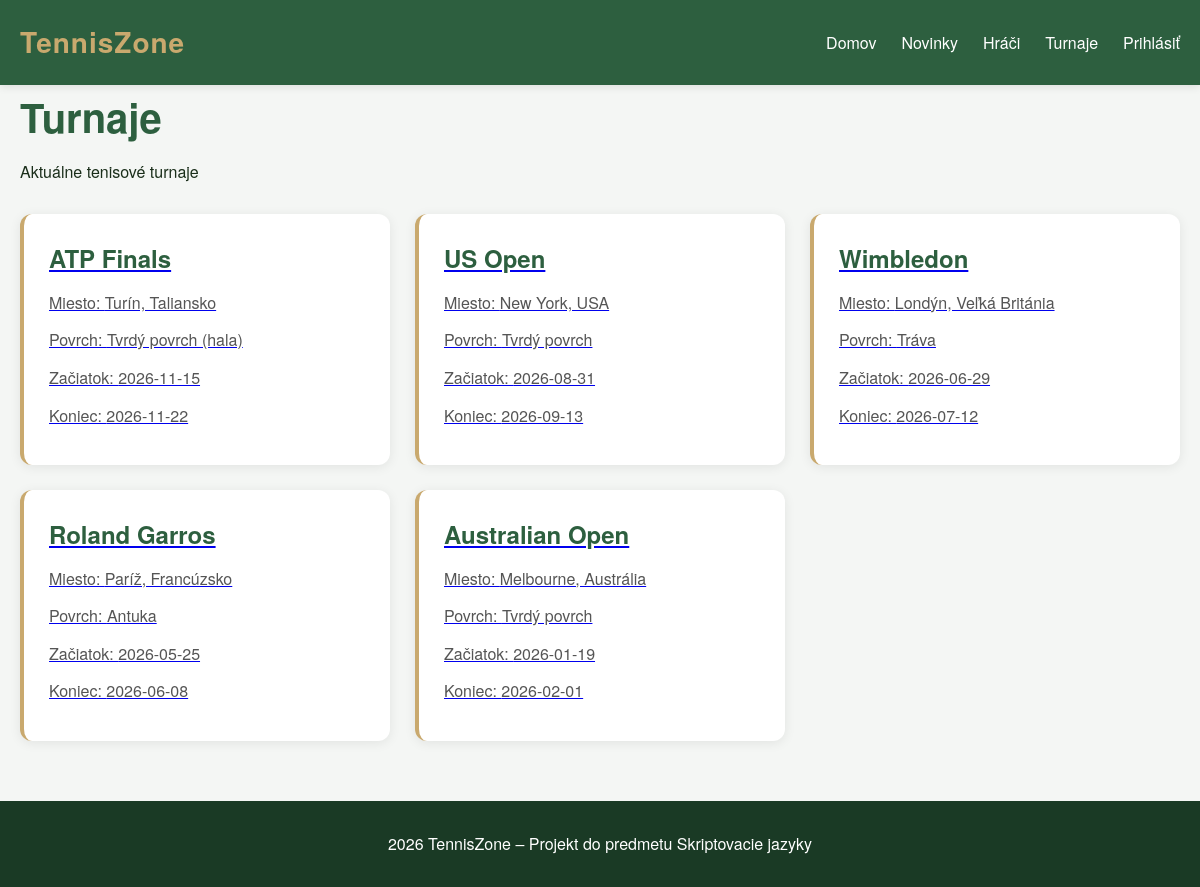
/public/templates/tournaments.php, run on an earlier commit of the app's database.
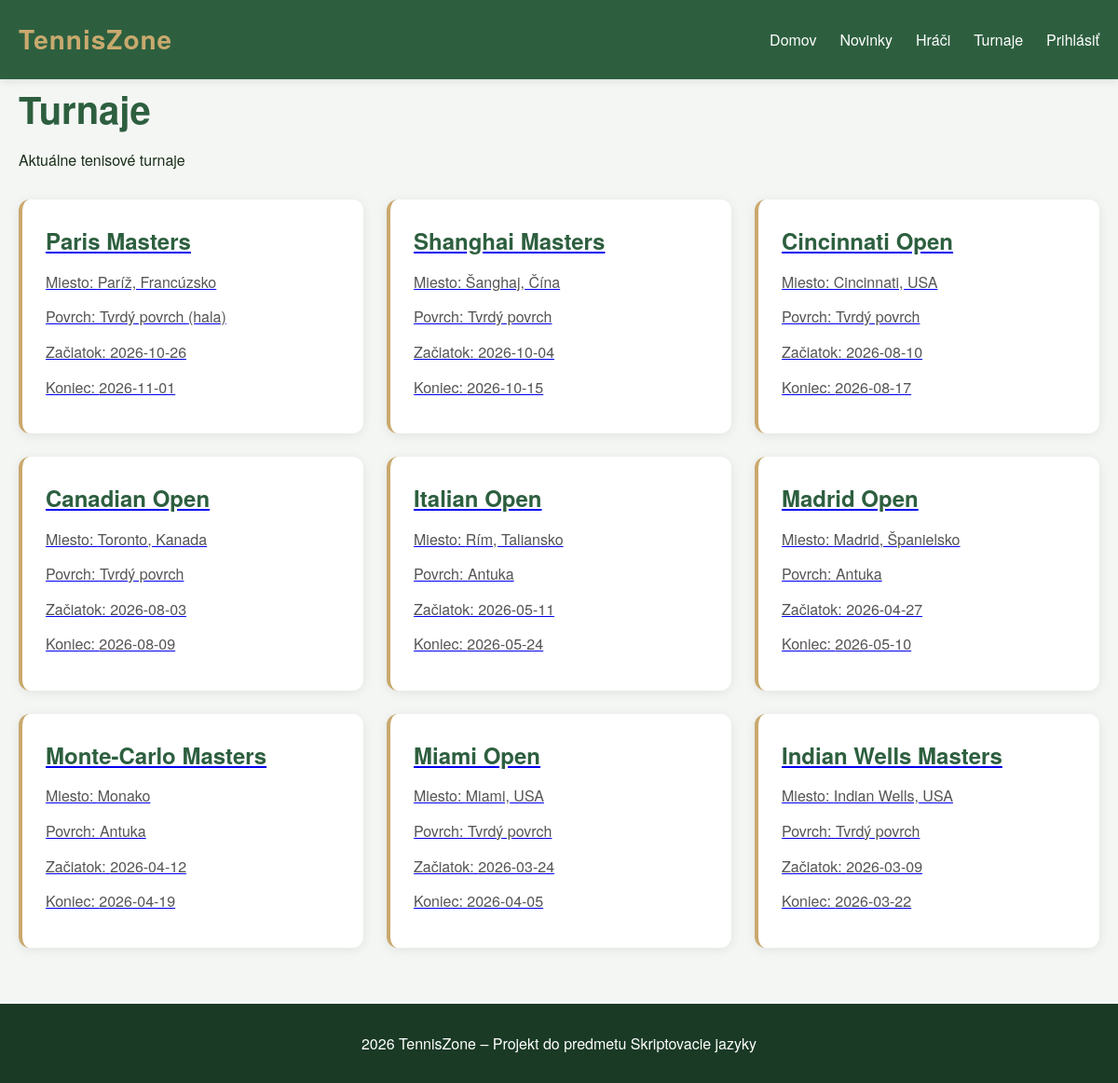
And on a later commit of the database.
### tables this page shows
CREATE TABLE IF NOT EXISTS tournaments (
    id INT AUTO_INCREMENT PRIMARY KEY,
    name VARCHAR(150) NOT NULL,
    location VARCHAR(100),
    surface VARCHAR(50),
    start_date DATE,
    end_date DATE,
    prize_money INT,
    description TEXT,
    image VARCHAR(255),
    created_at TIMESTAMP DEFAULT CURRENT_TIMESTAMP
);

### autoload.php (called while the page is built, shortened)
<?php
spl_autoload_register(function (string $class): void {
    $prefixes = [
        'App\\Core\\'   => __DIR__ . '/app/core/',
        'App\\Models\\' => __DIR__ . '/app/models/',
    ];
    foreach ($prefixes as $prefix => $baseDir) {
        $len = strlen($prefix);
        if (strncmp($class, $prefix, $len) !== 0) {
            continue;
        }
        $relative = substr($class, $len);
        $file = $baseDir . str_replace('\\', '/', $relative) . '.php';
        if (is_file($file)) {
            return;
        }
    }
});

### app/core/Database.php (called while the page is built, shortened)
<?php
class Database {
    private $host = 'localhost';
    private $dbname = 'tenniszone1';
    private $username = 'root';
    private $password = '';
    private \PDO $connection;
    public function __construct() {
        try {
            $dsn = "mysql:host={$this->host};dbname={$this->dbname};charset=utf8mb4";
            $this->connection = new \PDO($dsn, $this->username, $this->password);
            $this->connection->setAttribute(\PDO::ATTR_ERRMODE, \PDO::ERRMODE_EXCEPTION);
            $this->connection->setAttribute(\PDO::ATTR_DEFAULT_FETCH_MODE, \PDO::FETCH_OBJ);
        } catch (\PDOException $e) {
            echo "Chyba pripojenia: " . $e->getMessage();
        }
    }
    public function getConnection() {
        return $this->connection;
    }
}

### app/models/Tournament.php (called while the page is built, shortened)
<?php
class Tournament {
    private $db;
    public function __construct() {
        $database = new Database();
        $this->db = $database->getConnection();
    }
    public function all() {
        $sql = "SELECT * FROM tournaments ORDER BY start_date DESC";
        $stmt = $this->db->query($sql);
        return $stmt->fetchAll();
    }
}

### public/templates/tournaments.php (the view, shortened to what this page needs)
<?php include __DIR__ . '/partials/header.php';
?>
<?php
$tournament = new Tournament();
$tournaments = $tournament->all();
?>
<h1>Turnaje</h1>
<p>Aktuálne tenisové turnaje</p>
<?php if(count($tournaments)===0): ?>
    <p>Zatial ziadne turnaje nie su</p>
    <?php else: ?>
<div class="articles">
    <?php foreach ($tournaments as $t): ?>
        <a href="tournament-detail.php?id=<?php echo $t->id; ?>" class="player-card-link">
        <div class="article-card">
            <h2><?php echo htmlspecialchars($t->name); ?></h2>
            <p>Miesto: <?php echo htmlspecialchars($t->location); ?></p>
            <p>Povrch: <?php echo htmlspecialchars($t->surface); ?></p>
            <p>Začiatok: <?php echo htmlspecialchars($t->start_date); ?></p>
            <p>Koniec: <?php echo htmlspecialchars($t->end_date); ?></p>
        </div>
    </a>
    <?php endforeach; ?>
</div>
<?php endif; ?>
<?php include __DIR__ . '/partials/footer.php'; ?>

What changed in the data, as far as the page shows it:
added tournaments: name "Paris Masters", location "Paríž, Francúzsko", surface "Tvrdý povrch (hala)", start_date "2026-10-26", end_date "2026-11-01"
added tournaments: name "Shanghai Masters", location "Šanghaj, Čína", surface "Tvrdý povrch", start_date "2026-10-04", end_date "2026-10-15"
added tournaments: name "Cincinnati Open", location "Cincinnati, USA", surface "Tvrdý povrch", start_date "2026-08-10", end_date "2026-08-17"
added tournaments: name "Canadian Open", location "Toronto, Kanada", surface "Tvrdý povrch", start_date "2026-08-03", end_date "2026-08-09"
changed tournaments: name "ATP Finals" → "Italian Open"; location "Turín, Taliansko" → "Rím, Taliansko"; surface "Tvrdý povrch (hala)" → "Antuka"; start_date "2026-11-15" → "2026-05-11"; end_date "2026-11-22" → "2026-05-24"
changed tournaments: name "US Open" → "Madrid Open"; location "New York, USA" → "Madrid, Španielsko"; surface "Tvrdý povrch" → "Antuka"; start_date "2026-08-31" → "2026-04-27"; end_date "2026-09-13" → "2026-05-10"
changed tournaments: name "Wimbledon" → "Monte-Carlo Masters"; location "Londýn, Veľká Británia" → "Monako"; surface "Tráva" → "Antuka"; start_date "2026-06-29" → "2026-04-12"; end_date "2026-07-12" → "2026-04-19"
changed tournaments: name "Roland Garros" → "Miami Open"; location "Paríž, Francúzsko" → "Miami, USA"; surface "Antuka" → "Tvrdý povrch"; start_date "2026-05-25" → "2026-03-24"; end_date "2026-06-08" → "2026-04-05"
changed tournaments: name "Australian Open" → "Indian Wells Masters"; location "Melbourne, Austrália" → "Indian Wells, USA"; start_date "2026-01-19" → "2026-03-09"; end_date "2026-02-01" → "2026-03-22"
